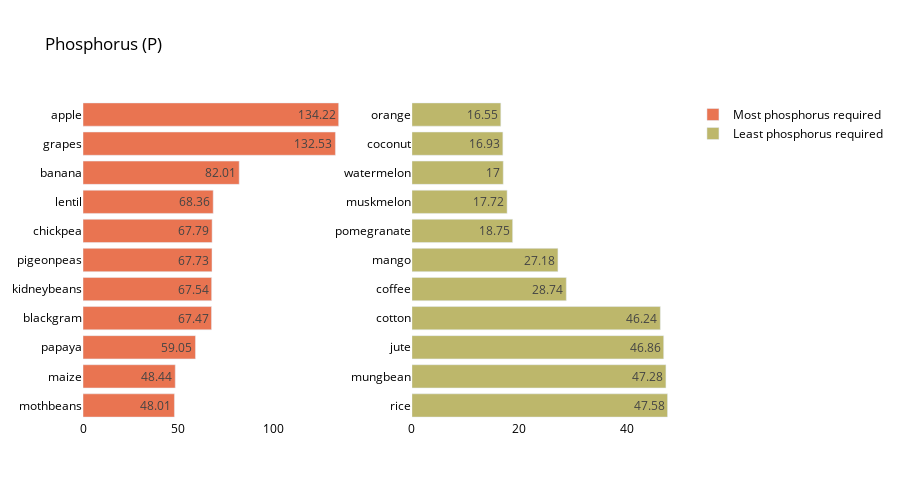

Write notebook code for a chart like this one.
### Markdown cell above
# Visualize Phosphorus

### Code cell
crop_summary_P = crop_summary.sort_values(by='P', ascending=False)
  
fig = make_subplots(rows=1, cols=2)

top = {
    'y' : crop_summary_P['P'][0:11].sort_values().index,
    'x' : crop_summary_P['P'][0:11].sort_values()
}

last = {
    'y' : crop_summary_P['P'][-11:].index,
    'x' : crop_summary_P['P'][-11:]
}

fig.add_trace(
    go.Bar(top,
           name="Most phosphorus required",
           marker_color=random.choice(colorarr),
           orientation='h',
          text=top['x']),
    
    row=1, col=1
)

fig.add_trace(
    go.Bar(last,
           name="Least phosphorus required",
           marker_color=random.choice(colorarr),
           orientation='h',
          text=last['x']),
    row=1, col=2
)
fig.update_traces(texttemplate='%{text}', textposition='inside')
fig.update_layout(title_text="Phosphorus (P)",
                  plot_bgcolor='white',
                  font_size=12, 
                  font_color='black',
                 height=500)

fig.update_xaxes(showgrid=False)
fig.update_yaxes(showgrid=False)
fig.show()

### Figure 1 — Plotly figure (JSON) as saved in the notebook; plotly's stock layout.template omitted (floating-point values rounded to 4 significant figures)
{"data": [{"marker": {"color": "#E97451"}, "name": "Most phosphorus required", "orientation": "h", "text": [48.01, 48.44, 59.05, 67.47, 67.54, 67.73, 67.79, 68.36, 82.01, 132.5, 134.2], "textposition": "inside", "texttemplate": "%{text}", "type": "bar", "x": [48.01, 48.44, 59.05, 67.47, 67.54, 67.73, 67.79, 68.36, 82.01, 132.5, 134.2], "xaxis": "x", "y": ["mothbeans", "maize", "papaya", "blackgram", "kidneybeans", "pigeonpeas", "chickpea", "lentil", "banana", "grapes", "apple"], "yaxis": "y"}, {"marker": {"color": "#Bdb76b"}, "name": "Least phosphorus required", "orientation": "h", "text": [47.58, 47.28, 46.86, 46.24, 28.74, 27.18, 18.75, 17.72, 17, 16.93, 16.55], "textposition": "inside", "texttemplate": "%{text}", "type": "bar", "x": [47.58, 47.28, 46.86, 46.24, 28.74, 27.18, 18.75, 17.72, 17, 16.93, 16.55], "xaxis": "x2", "y": ["rice", "mungbean", "jute", "cotton", "coffee", "mango", "pomegranate", "muskmelon", "watermelon", "coconut", "orange"], "yaxis": "y2"}], "layout": {"font": {"color": "black", "size": 12}, "height": 500, "plot_bgcolor": "white", "title": {"text": "Phosphorus (P)"}, "xaxis": {"anchor": "y", "domain": [0, 0.45], "showgrid": false}, "xaxis2": {"anchor": "y2", "domain": [0.55, 1], "showgrid": false}, "yaxis": {"anchor": "x", "domain": [0, 1], "showgrid": false}, "yaxis2": {"anchor": "x2", "domain": [0, 1], "showgrid": false}}}
